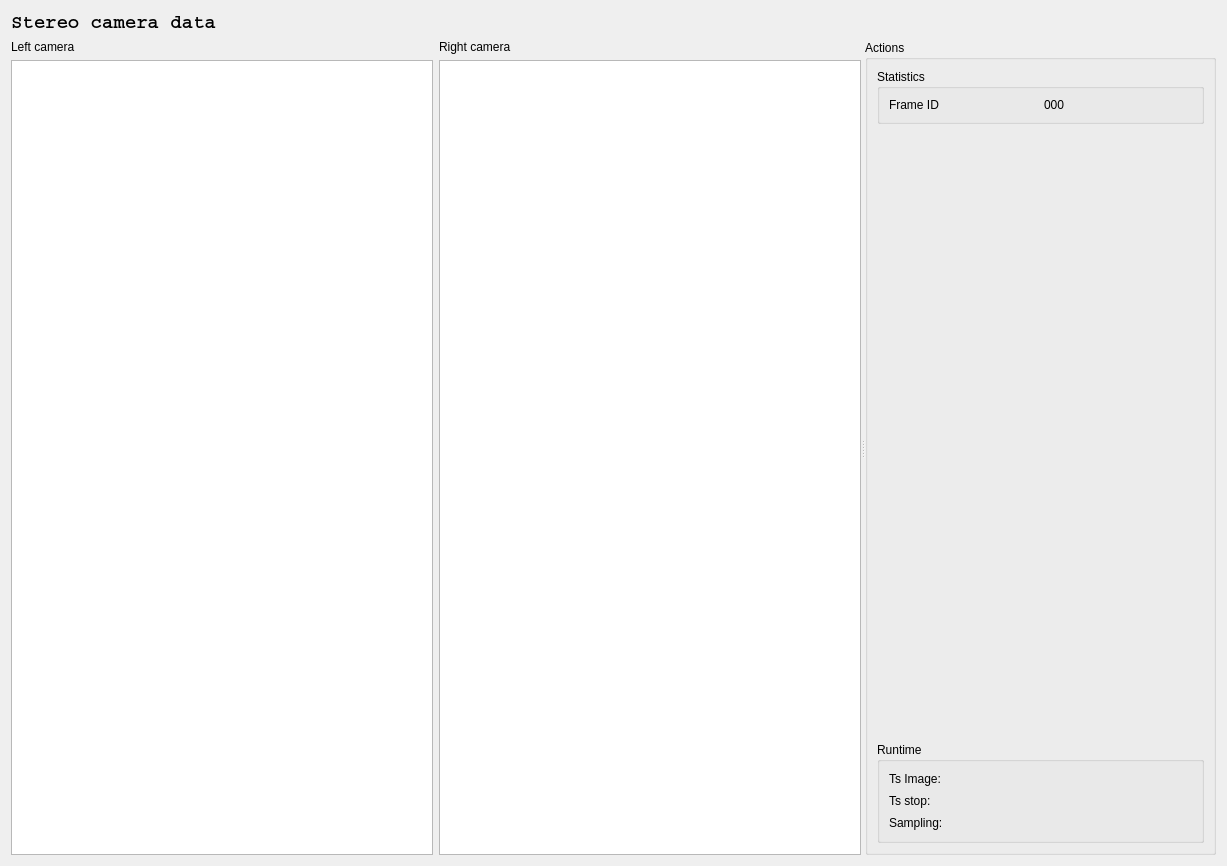
<?xml version="1.0" encoding="UTF-8"?>
<ui version="4.0">
 <class>qtStateMeasurment</class>
 <widget class="QWidget" name="qtStateMeasurment">
  <property name="geometry">
   <rect>
    <x>0</x>
    <y>0</y>
    <width>1227</width>
    <height>866</height>
   </rect>
  </property>
  <property name="windowTitle">
   <string>Form</string>
  </property>
  <layout class="QVBoxLayout" name="verticalLayout_4" stretch="0,3">
   <item>
    <widget class="QLabel" name="label_7">
     <property name="font">
      <font>
       <family>Courier</family>
       <pointsize>14</pointsize>
       <weight>75</weight>
       <italic>false</italic>
       <bold>true</bold>
       <underline>false</underline>
       <strikeout>false</strikeout>
      </font>
     </property>
     <property name="text">
      <string>Stereo camera data</string>
     </property>
    </widget>
   </item>
   <item>
    <widget class="QSplitter" name="splitter">
     <property name="orientation">
      <enum>Qt::Horizontal</enum>
     </property>
     <widget class="QWidget" name="layoutWidget">
      <layout class="QHBoxLayout" name="horizontalLayout_2" stretch="0,0">
       <item>
        <layout class="QVBoxLayout" name="verticalLayout">
         <item>
          <widget class="QLabel" name="label">
           <property name="text">
            <string>Left camera</string>
           </property>
          </widget>
         </item>
         <item>
          <widget class="QGraphicsView" name="qCamLeft">
           <property name="minimumSize">
            <size>
             <width>111</width>
             <height>111</height>
            </size>
           </property>
           <property name="verticalScrollBarPolicy">
            <enum>Qt::ScrollBarAlwaysOff</enum>
           </property>
           <property name="horizontalScrollBarPolicy">
            <enum>Qt::ScrollBarAlwaysOff</enum>
           </property>
           <property name="resizeAnchor">
            <enum>QGraphicsView::AnchorViewCenter</enum>
           </property>
          </widget>
         </item>
        </layout>
       </item>
       <item>
        <layout class="QVBoxLayout" name="verticalLayout_2">
         <item>
          <widget class="QLabel" name="label_2">
           <property name="text">
            <string>Right camera</string>
           </property>
          </widget>
         </item>
         <item>
          <widget class="QGraphicsView" name="qCamRight">
           <property name="minimumSize">
            <size>
             <width>111</width>
             <height>111</height>
            </size>
           </property>
           <property name="verticalScrollBarPolicy">
            <enum>Qt::ScrollBarAlwaysOff</enum>
           </property>
           <property name="horizontalScrollBarPolicy">
            <enum>Qt::ScrollBarAlwaysOff</enum>
           </property>
           <property name="resizeAnchor">
            <enum>QGraphicsView::AnchorViewCenter</enum>
           </property>
          </widget>
         </item>
        </layout>
       </item>
      </layout>
     </widget>
     <widget class="QGroupBox" name="groupBox_4">
      <property name="title">
       <string>Actions</string>
      </property>
      <layout class="QVBoxLayout" name="verticalLayout_3">
       <item>
        <widget class="QGroupBox" name="groupBox_2">
         <property name="title">
          <string>Statistics</string>
         </property>
         <layout class="QGridLayout" name="gridLayout_2">
          <item row="0" column="0">
           <widget class="QLabel" name="label_11">
            <property name="text">
             <string>Frame ID</string>
            </property>
           </widget>
          </item>
          <item row="0" column="1">
           <widget class="QLabel" name="qtFrameID">
            <property name="text">
             <string>000</string>
            </property>
           </widget>
          </item>
         </layout>
        </widget>
       </item>
       <item>
        <spacer name="verticalSpacer">
         <property name="orientation">
          <enum>Qt::Vertical</enum>
         </property>
         <property name="sizeHint" stdset="0">
          <size>
           <width>20</width>
           <height>426</height>
          </size>
         </property>
        </spacer>
       </item>
       <item>
        <widget class="QGroupBox" name="groupBox_5">
         <property name="title">
          <string>Runtime</string>
         </property>
         <layout class="QGridLayout" name="gridLayout_4">
          <item row="0" column="0">
           <widget class="QLabel" name="label_4">
            <property name="text">
             <string>Ts Image:</string>
            </property>
           </widget>
          </item>
          <item row="1" column="0">
           <widget class="QLabel" name="label_5">
            <property name="text">
             <string>Ts stop:</string>
            </property>
           </widget>
          </item>
          <item row="2" column="0">
           <widget class="QLabel" name="label_9">
            <property name="text">
             <string>Sampling:</string>
            </property>
           </widget>
          </item>
          <item row="0" column="1">
           <widget class="QLineEdit" name="qtTsImage">
            <property name="styleSheet">
             <string notr="true">border: none;
background-color: rgba(0,0,0,0);</string>
            </property>
            <property name="readOnly">
             <bool>true</bool>
            </property>
           </widget>
          </item>
          <item row="1" column="1">
           <widget class="QLineEdit" name="qtTsStop">
            <property name="styleSheet">
             <string notr="true">border: none;
background-color: rgba(0,0,0,0);</string>
            </property>
            <property name="readOnly">
             <bool>true</bool>
            </property>
           </widget>
          </item>
          <item row="2" column="1">
           <widget class="QLineEdit" name="qtTsSamplingTime">
            <property name="styleSheet">
             <string notr="true">border: none;
background-color: rgba(0,0,0,0);</string>
            </property>
            <property name="readOnly">
             <bool>true</bool>
            </property>
           </widget>
          </item>
         </layout>
        </widget>
       </item>
      </layout>
     </widget>
    </widget>
   </item>
  </layout>
 </widget>
 <resources/>
 <connections/>
</ui>
